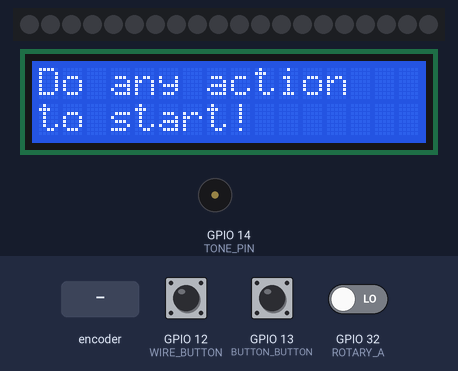
Recording of a sketch running on a simulated ESP32. On the bench: 20 RGB LEDs in strip order, left to right, 16×2 character LCD, buzzer (waves = sounding). The test bench sets the inputs (shaded band); at power-on: GPIO 13 (BUTTON_BUTTON) LOW, GPIO 12 (WIRE_BUTTON) LOW, GPIO 32 (ROTARY_A) LOW. Random numbers use the default seed unless the sketch sets one; what the sketch prints to the serial monitor is not drawn.

Above: at 5.4 s.
5.5 s: rotary encoder on GPIO 32 (ROTARY_A) / GPIO 25 (ROTARY_B) turned 1 step (first pin leading)
At 7.8 s:
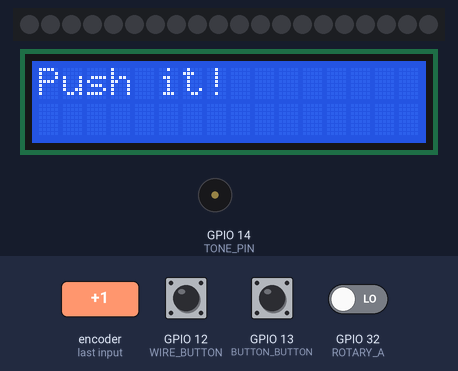
8.7 s: GPIO 13 (BUTTON_BUTTON) pulled HIGH for 0.15 s
At 10.6 s:
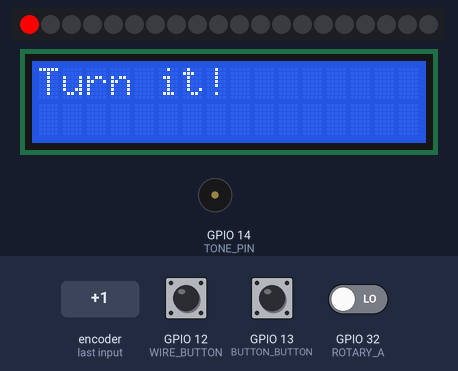
11.8 s: rotary encoder on GPIO 32 (ROTARY_A) / GPIO 25 (ROTARY_B) turned 1 step (first pin leading)
At 13.8 s:
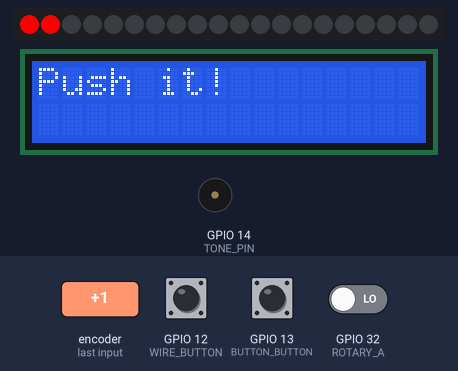
15.0 s: GPIO 13 (BUTTON_BUTTON) pulled HIGH for 1 s
At 15.43 s:
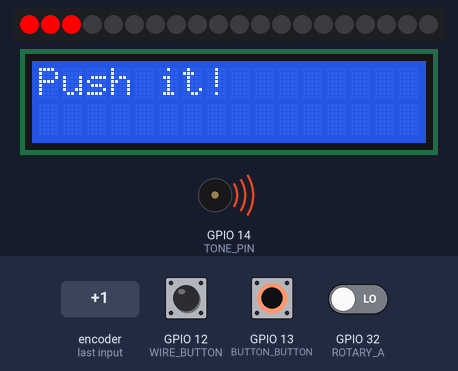
17.5 s: GPIO 12 (WIRE_BUTTON) pulled HIGH for 0.15 s
20.6 s: GPIO 13 (BUTTON_BUTTON) pulled HIGH for 3.2 s
At 23.0 s:
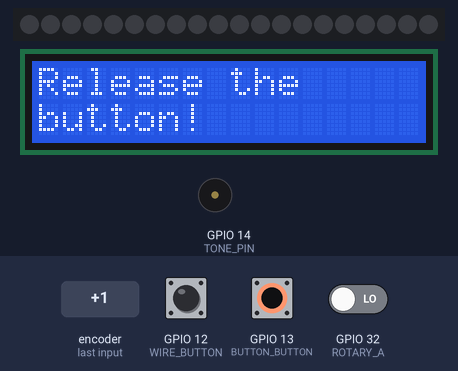
Timing chart, 0 to 24.5 s (numbered marks = the images above; inputs shaded):
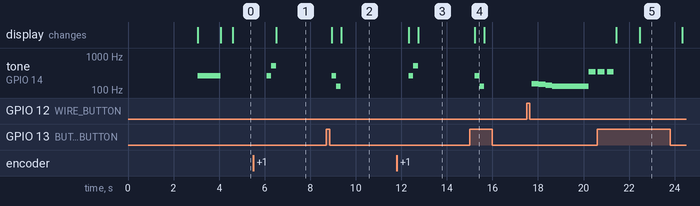

Measured:
- after the input at 5.5 s, tone on GPIO 14 (TONE_PIN): silent → 261 Hz after 0.60 s, → 523 Hz 0.20 s later, → silent 0.20 s later; the display: changes after 1.0 s (image 1)
- what the display in image 4 shows lasts 0.4 s, from 15.2 s to 15.6 s

The sketch:

bop_it_driver.ino
```cpp
#include "FastLED.h"
#include <LiquidCrystal_I2C.h>

#define NUM_LEDS_PER_STRIP 20
#define COLOR_ORDER RGB

#define ROTARY_A 32
#define ROTARY_B 25

#define DEBUG false

const uint8_t DIGITAL_SWITCH_PIN = 33;       // SET SW PIN

//This is the number of possible events + 1 to account for flooring
#define NUM_EVENTS 3

// set the LCD number of columns and rows
int lcdColumns = 16;
int lcdRows = 2;


LiquidCrystal_I2C lcd(0x27, lcdColumns, lcdRows);


// LEDS
CRGB leds[NUM_LEDS_PER_STRIP];
int score = 0;
int count = 0;

// GPIO definitions
int BUTTON_BUTTON = 13;
int WIRE_BUTTON = 12;
int LED_PIN = 27;
int TONE_PIN = 14;

// Custom types for events
enum event_type {
  wire,
  button,
  dial,
  NO_EVENT
};

struct Event {
  event_type event;
  long unsigned int timer_ms;
};

Event* currentEvent;
Event* userEvent;

//global vars
static bool playing = true;     ///CHANGE THIS
event_type noEvent = (event_type) (3);

bool buttonLast = false;
bool wireLast = false;
int rotaryLast = 0;

bool buttonNow = false;
bool wireNow = false;
int rotaryNow = 0;

int delta = 5000;

bool rotaryLatch = false;

//Function Prototypes
void start_menu();


void play_tone(int tone_type, int d){
    ledcAttachPin(TONE_PIN,0);

    //Success
    if(tone_type == 0){
      ledcWriteNote(0, NOTE_C, 4);
      delay(d);
      ledcWriteNote(0, NOTE_C, 4);
      delay(d);
    }

    if(tone_type == 1){
      ledcWriteNote(0, NOTE_C, 4);
      delay(d);
      ledcWriteNote(0, NOTE_C, 5);
      delay(d);
    }

    if(tone_type == 2){
      ledcWriteNote(0, NOTE_C, 4);
      delay(d);
      ledcWriteNote(0, NOTE_C, 3);
      delay(d);
    }

    if(tone_type == 3){
      ledcWriteNote(0, NOTE_Eb, 3);
      delay(d);
      ledcWriteNote(0, NOTE_D, 3);
      delay(d);
      ledcWriteNote(0, NOTE_Cs, 3);
      delay(d);
      ledcWriteNote(0, NOTE_C, 3);
      delay(2*d);

      delay(1000);

      for(int i = 0; i < score/10; i++){
          ledcWriteNote(0, NOTE_F, 3);
          delay(d*2);
          ledcDetachPin(TONE_PIN);
          delay(100);
          ledcAttachPin(TONE_PIN,0);
        }


      for(int i = 0; i < score%10; i++){
          ledcWriteNote(0, NOTE_F, 4);
          delay(d);
          ledcDetachPin(TONE_PIN);
          delay(100);
          ledcAttachPin(TONE_PIN,0);
      }
    }

    ledcDetachPin(TONE_PIN);
}


void setup() {
  delay(3000);
  // put your setup code here, to run once:
  FastLED.addLeds<WS2811, 27, COLOR_ORDER>(leds, 20);


  Serial.begin(115200);
  Serial.println("Hello");

  FastLED.clear();

  pinMode(BUTTON_BUTTON, INPUT);
  pinMode(WIRE_BUTTON, INPUT);

  pinMode(ROTARY_A, INPUT);
  pinMode(ROTARY_B, INPUT);

  leds[0].r = 255;
  FastLED.show();


  // initialize LCD
  lcd.init();
  // turn on LCD backlight
  lcd.backlight();

  currentEvent = new Event{noEvent, millis()};
  userEvent = new Event{noEvent, millis()};

  ledcSetup(0, 1E5, 12);

  play_tone(0, 500);

  start_menu();
}


void start_menu(){
  FastLED.clear(true);
  bool prompted = false;

  while(digitalRead(BUTTON_BUTTON) == HIGH){
    score = 0;
    if(!prompted){
      lcd.clear();
      lcd.print("Release the");
      lcd.setCursor(0,1);
      lcd.print("button!");
      prompted = true;
    }
  }
  delay(500);

  lcd.clear();

  lcd.setCursor(0,0);

  lcd.print("Do any action");

  lcd.setCursor(0,1);

  lcd.print("to start!");

  debounce_inputs(100, true, true, true);

  while(buttonLast == buttonNow && wireLast == wireNow && rotaryNow == rotaryLast){
    buttonNow = digitalRead(BUTTON_BUTTON);
    wireNow = digitalRead(WIRE_BUTTON);
    rotaryNow = digitalRead(ROTARY_A);
  }

  debounce_inputs(500, true, true, true);

  playing = true;

  currentEvent = new Event{noEvent, millis()};
  userEvent = new Event{noEvent, millis()};
}


void debounce_inputs(int mills, bool but, bool wire, bool rot){
  delay(mills);
  if(but) {
    buttonNow = digitalRead(BUTTON_BUTTON);
    buttonLast = buttonNow;
    }
  if(wire){
    wireNow = digitalRead(WIRE_BUTTON);
    wireLast = wireNow;
  }
  if(rot){
    rotaryNow = digitalRead(ROTARY_A);
    rotaryLast = rotaryNow;
  }
}


// ------------- GENERATE RANDOM EVENT ----------------
void generate_random_event(){
  int randi = random(NUM_EVENTS);

  //Handling same event cases
  while ((int) (currentEvent -> event) == randi){
    Serial.print("Loop \nevent: ");
    Serial.print((int)(currentEvent -> event));
    Serial.print("\t");
    Serial.print("Rand: ");
    Serial.println(randi);
    randi = random(NUM_EVENTS);
    Serial.print("After randomization: ");
    Serial.println(randi);
  }

  // CHANGE THIS
  event_type e = (event_type) (floor(randi));


//  delete currentEvent;
  currentEvent = new Event {e, millis()};
  userEvent = new Event{noEvent, millis()};

  play_tone((int) currentEvent -> event, 200);


  Serial.println("Generating Random Event");

  lcd.clear();
  lcd.setCursor(0,0);
  if((int) (currentEvent -> event) == 1){
    lcd.print("Push it!");
  }
  else if((int) (currentEvent -> event) == 2){
    lcd.print("Turn it!");
  }
  else if((int) (currentEvent -> event) == 0){
    lcd.print("Plug it!");
  }

  rotaryLatch = false;
}


void game_over(){
  delta = 5000;
  play_tone(3, 300);
  int count = 0;

  lcd.clear();
  lcd.setCursor(0,0);
  lcd.print("Game Over!");
  while(true){
    if(digitalRead(BUTTON_BUTTON) == HIGH){
      Serial.println(count);
      count ++;
    }
    else{
      count = 0;
    }

    if(count >= 2){
      start_menu();
      return;
    }
    Serial.println("Game Over!");
    delay(1000);
  }
}


void checkInput(){

    if(DEBUG){return;}

    if(millis() > currentEvent -> timer_ms + delta){
      playing = false;
      game_over();
    }

    //No input made yet
    if(userEvent -> event == noEvent){
      return;
    }

    if(userEvent -> event == currentEvent -> event){
      delta = delta-30;

      score++;

      if(score > 10){
        FastLED.clear(true);

        for(int i = 0; i < score/10; i++){
          leds[19-i].r = 255;
        }
      }

      for(int i = 0; i < score%10; i++){
        leds[i].r = 255;
      }

      FastLED.show();

      Serial.println("User press = current event");
      Serial.println(userEvent -> event);
      Serial.println(currentEvent -> event);
      generate_random_event();
    }

    if(userEvent -> event != currentEvent -> event && userEvent -> event != noEvent){
      Serial.println("WRONG INPUT LOSER");
      Serial.println(userEvent -> event);
      playing = false;
      game_over();
    }


  }


void loop() {

  delay (50);
  if(DEBUG){
      rotaryNow = digitalRead(ROTARY_A);

      if(rotaryNow != rotaryLast && rotaryNow == 1){
        count++;
        Serial.println(count);
    }
  }

  if(playing){

      if(currentEvent -> event == noEvent){
        Serial.println("Generating First Event");
        generate_random_event();
      }

      delay(10);
      //Read inputs
      buttonNow = digitalRead(BUTTON_BUTTON);
      wireNow = digitalRead(WIRE_BUTTON);
      rotaryNow = digitalRead(ROTARY_A);

      // ------ Polling for input changes ------
      //Button input has changed!
      if(buttonLast != buttonNow){
          if(buttonNow == HIGH){
              Serial.println("Button Pressed");

              event_type d = (event_type) 1;
              userEvent -> event = d;
          }

          debounce_inputs(200, true, false, false);
      }

      if(wireLast != wireNow){
          debounce_inputs(200, false, true, false);

          Serial.println("Wire Plugged");

          event_type d = (event_type) 0;
          userEvent -> event = d;
      }

      if(rotaryNow != rotaryLast && rotaryLatch == false){
        rotaryLatch = true;
        debounce_inputs(500, false, false, true);

        event_type d = (event_type) 2;
        userEvent -> event = d;
      }

      checkInput();

//      Serial.println(String(currentEvent -> event));
//      Serial.println(String(currentEvent -> timer_ms));
  }

}
```
